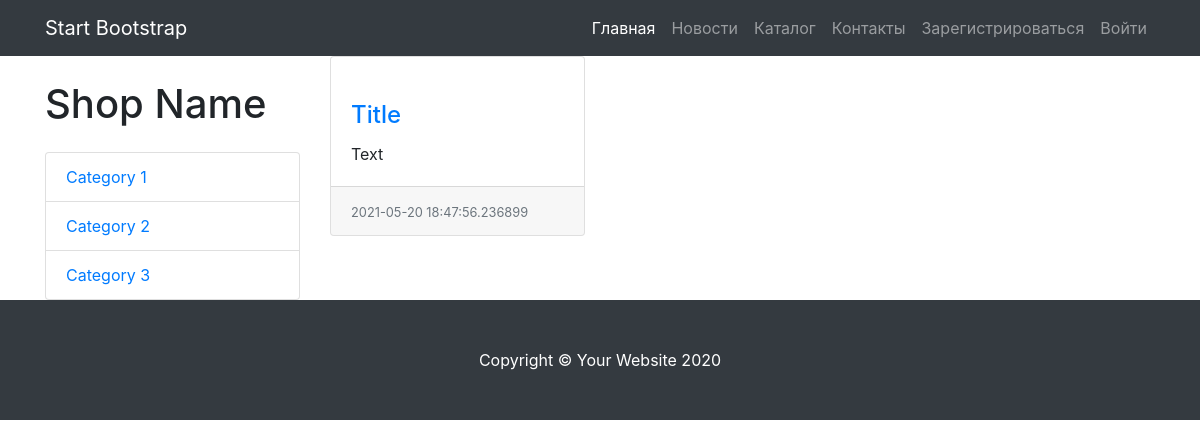
Page /news on the committed database.
### data/news.py (models this page shows, shortened)
class News(SqlAlchemyBase, SerializerMixin):
    __tablename__ = 'news'
    id = sqlalchemy.Column(sqlalchemy.Integer,
                           primary_key=True, autoincrement=True)
    title = sqlalchemy.Column(sqlalchemy.String, nullable=True)
    content = sqlalchemy.Column(sqlalchemy.String, nullable=True)
    image = sqlalchemy.Column(sqlalchemy.String, nullable=True)
    created_date = sqlalchemy.Column(sqlalchemy.DateTime,
                                     default=datetime.datetime.now)
    likes = sqlalchemy.Column(sqlalchemy.Integer)
    is_private = sqlalchemy.Column(sqlalchemy.Boolean, default=True)
    user_id = sqlalchemy.Column(sqlalchemy.Integer,
                                sqlalchemy.ForeignKey("users.id"))
    news_img = sqlalchemy.Column(sqlalchemy.String, nullable=True)
    user = orm.relation('User')

### main.py (the view)
@app.route("/news")
def news():
    db_sess = db_session.create_session()
    data = db_sess.query(News)
    return render_template("news.html", news=data, title="Новости")

### data/db_session.py (called while the page is built)
def create_session() -> Session:
    global __factory
    return __factory()

### templates/news.html
{% extends "base.html" %}
{% block content %}
<div class="row">
      <div class="col-lg-3">
        <h1 class="my-4">Shop Name</h1>
        <div class="list-group">
          <a href="#" class="list-group-item">Category 1</a>
          <a href="#" class="list-group-item">Category 2</a>
          <a href="#" class="list-group-item">Category 3</a>
        </div>
      </div>
      <div class="col-lg-9">
          <div class="row">
              {% for item in news %}
          <div class="col-lg-4 col-md-6 mb-4">
            <div class="card h-100">
              <a href="./news/{{item.id}}"><img class="card-img-top" src="{{item.image}}" alt=""></a>
              <div class="card-body">
                <h4 class="card-title">
                  <a href="./news/{{item.id}}">{{item.title}}</a>
                </h4>
                <p class="card-text">{{item.content}}</p>
              </div>
              <div class="card-footer">
                <small class="text-muted">{{item.created_date}}</small>
              </div>
            </div>
          </div>
              {%endfor%}
          </div>
      </div>
</div>
{% endblock %}

### static/css/shop-homepage.css (style rules this page uses)
body { padding-top: 56px; }

### rows in the picture
News: title "Title", content "Text", created_date "2021-05-20 18:47:56.236899"
